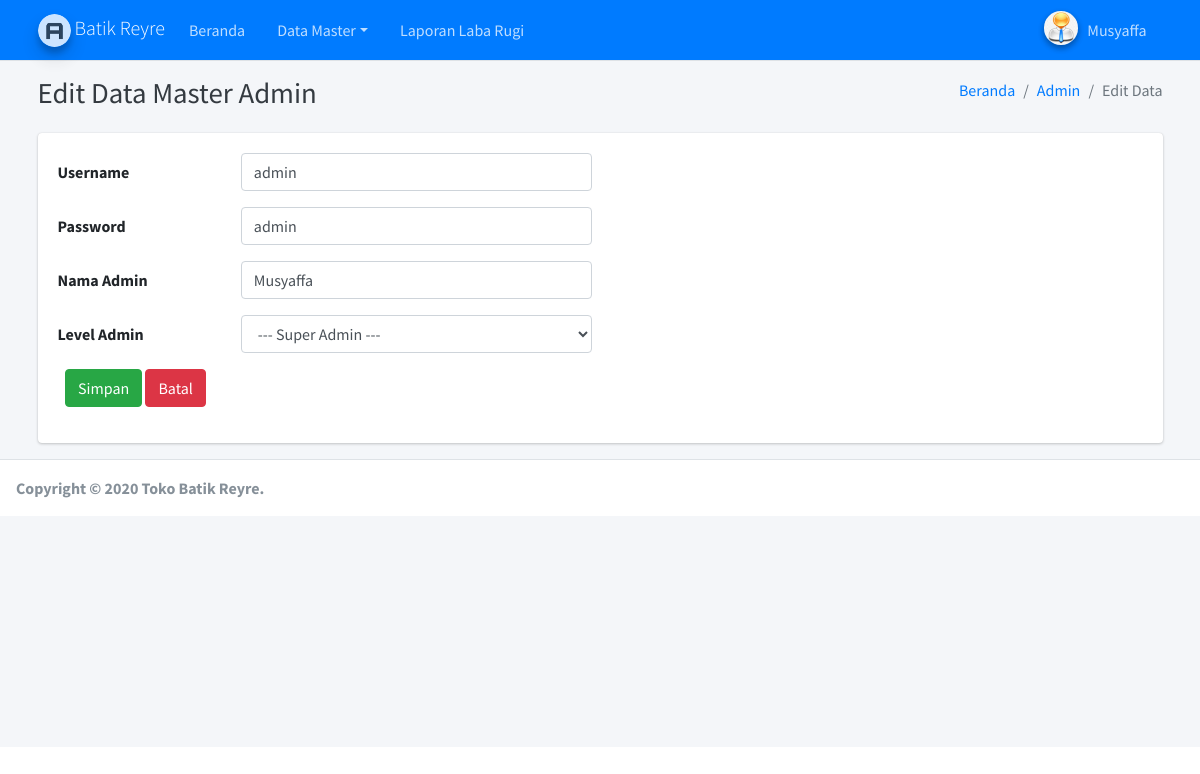
/paneladmin/admin.php?hlm=user&aksi=edit&id_user=1 (signed in), run on the app's committed database.
### tables this page shows
CREATE TABLE `tbl_user` (
  `id_user` int(11) NOT NULL,
  `username` varchar(50) NOT NULL,
  `password` varchar(50) NOT NULL,
  `nm_admin` varchar(50) NOT NULL,
  `level` tinyint(4) NOT NULL
);

### paneladmin/site/user/user_edit.php (the view, shortened to what this page needs)
<?php
if( empty( $_SESSION['id_user'] ) ){
	$_SESSION['err'] = '<strong>ERROR!</strong> Anda harus login terlebih dahulu.';
	header('Location: ./');
	die();
} else {
	if( isset( $_REQUEST['submit'] )){
        $id_user = $_REQUEST['id_user'];
		$username = $_REQUEST['username'];
		$password = $_REQUEST['password'];
		$nm_admin = $_REQUEST['nm_admin'];
		$level = $_REQUEST['level'];
		$sql = mysqli_query($koneksi, "UPDATE tbl_user SET username='$username', password='$password', nm_admin='$nm_admin', level='$level' WHERE id_user='$id_user'");
		if($sql == true){
			echo '<META HTTP-EQUIV="Refresh" Content="0; URL=./admin.php?hlm=user">';
			die();
		} else {
			echo 'ERROR! Periksa penulisan querynya.';
		}
	} else {
		$id_user = $_REQUEST['id_user'];
		$sql = mysqli_query($koneksi, "SELECT * FROM tbl_user WHERE id_user='$id_user'");
		while($row = mysqli_fetch_array($sql)){
?>
  <div class="content-wrapper">
    <div class="content-header">
      <div class="container">
        <div class="row mb-2">
          <div class="col-sm-6">
            <h1 class="m-0 text-dark"> Edit Data Master Admin</h1>
          </div>
          <div class="col-sm-6">
            <ol class="breadcrumb float-sm-right">
              <li class="breadcrumb-item"><a href="admin.php">Beranda</a></li>
              <li class="breadcrumb-item"><a href="./admin.php?hlm=user">Admin</a></li>
			  <li class="breadcrumb-item active">Edit Data</li>
            </ol>
          </div>
        </div>
      </div>
    </div>
<div class="content">
<div class="container">
<div class="row">
<div class="col-lg-12">
<div class="card">
<div class="card-body">
<form method="post" action="" class="form-horizontal" role="form">
	<div class="form-group row">
		<label for="username" class="col-sm-2 col-form-label">Username</label>
		<div class="col-sm-4">
			<input type="text" class="form-control" id="username" name="username" value="<?php echo $row['username']; ?>" placeholder="Username" required>
		</div>
	</div>
	<div class="form-group row">
		<label for="password" class="col-sm-2 col-form-label">Password</label>
		<div class="col-sm-4">
			<input type="text" class="form-control" id="password" name="password" value="<?php echo $row['password']; ?>" placeholder="Password" required>
		</div>
	</div>
	<div class="form-group row">
		<label for="nm_admin" class="col-sm-2 col-form-label">Nama Admin</label>
		<div class="col-sm-4">
			<input type="text" class="form-control" id="nm_admin" name="nm_admin" value="<?php echo $row['nm_admin']; ?>" placeholder="Nama Admin" required>
		</div>
	</div>
	<div class="form-group row">
		<label for="ptg_menerima" class="col-sm-2 col-form-label">Level Admin</label>
		<div class="col-sm-4">
			<select name="level" class="form-control" required>
				<option value="<?php echo $row['level']; ?>">---
				<?php
					$level = $row['level'];
					if($level == 1){
						echo 'Super Admin';
					} else {
						echo 'Admin';
					}
				?> ---</option>
			</select>
		</div>
	</div>
	<div class="form-group">
		<div class="col-sm-offset-2 col-sm-10">
			<button type="submit" name="submit" class="btn btn-success">Simpan</button>
			<a href="./admin.php?hlm=user" class="btn btn-danger">Batal</a>
		</div>
	</div>
</form>
</div>
</div>
</div>
</div>
</div>
</div>
<?php
    }
	}
}
?>

### data on the page
tbl_user: username "admin", password "admin", nm_admin "Musyaffa"

### other printed values
$_SESSION['nm_admin'] "Musyaffa"
